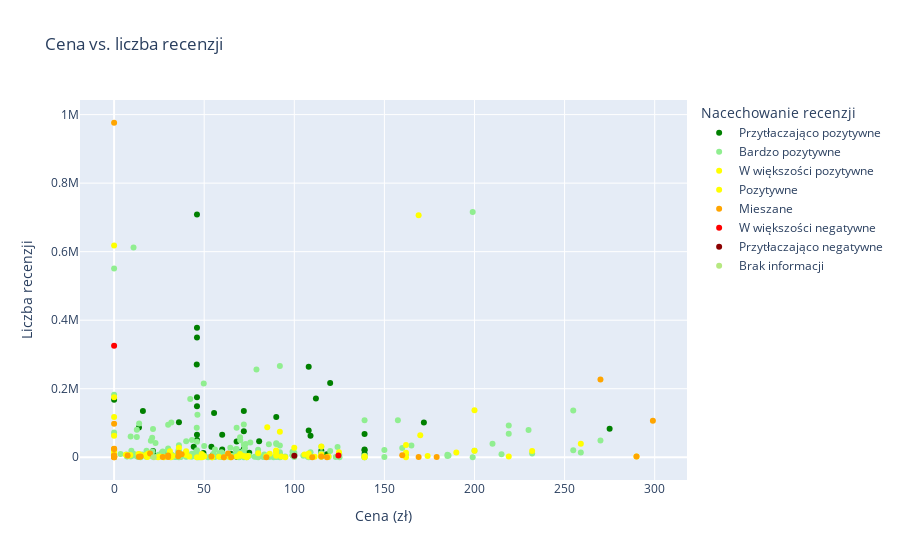

Here is the notebook cell this chart was saved with:
### Code cell
# 1. Zależność między ceną a liczbą recenzji

import plotly.express as px

# Ustalamy kolejność nacechowania recenzji od najbardziej pozytywnych do najmniej pozytywnych
category_order = ['Przytłaczająco pozytywne', 'Bardzo pozytywne', 'W większości pozytywne', 'Pozytywne', 'Mieszane', 'W większości negatywne', 'Przytłaczająco negatywne']

# Tworzymy wykres
fig = px.scatter(df, x='Cena', y='Liczba recenzji', color='Nacechowanie recenzji',
                 title='Cena vs. liczba recenzji', labels={'Cena': 'Cena (zł)', 'Liczba recenzji': 'Liczba recenzji'},
                 hover_data=['Tytuł'],
                 category_orders={'Nacechowanie recenzji': category_order},
                 color_continuous_scale='RdYlGn',  # Ustawienie palety kolorów
                 color_discrete_map={'Przytłaczająco pozytywne': 'green', 'Bardzo pozytywne': 'lightgreen', 
                                     'W większości pozytywne': 'yellow', 'Pozytywne': 'yellow', 
                                     'Mieszane': 'orange', 'W większości negatywne': 'red', 'Przytłaczająco negatywne': 'darkred'})

# Wyświetlamy wykres
fig.show()

### Figure 1 — Plotly figure (JSON) as saved in the notebook; plotly's stock layout.template omitted (floating-point values rounded to 4 significant figures; data arrays with more than 128 entries replaced by an {"elided": "..."} marker saying what was removed)
{"data": [{"customdata": [["Subnautica"], ["Detroit: Become Human"], ["RimWorld"], ["Lethal Company"], ["DOOM"], ["Stray"], ["Caves of Qud"], ["Brotato"], ["Outer Wilds"], ["Beat Saber"], ["Mouthwashing"], ["The Planet Crafter"], ["Life is Strange - Episode 1"], ["Warhammer 40,000: Dawn of War - Anniversary Edition"], ["Deep Rock Galactic"], ["Severed Steel"], ["Creeper World 4"], ["Half-Life: Alyx"], ["Oxygen Not Included"], ["Left 4 Dead 2"], ["Abiotic Factor"], ["Cosmoteer: Starship Architect & Commander"], ["STEINS;GATE 0"], ["Nine Sols"], ["DRAMAtical Murder"], ["Titanfall® 2"], ["STEINS;GATE"], ["SpaceEngine"], ["Roboquest"], ["Portal"], ["Portal 2"], ["CRUEL"], ["shapez 2"], ["The Forgotten City"], ["SANABI"], ["Creeper World 3: Arc Eternal"], ["Turing Complete"], ["Beyond Citadel"], ["Kenshi"], ["Anomaly Agent"], ["Papers, Please"], ["Half-Life 2"], ["The Walking Dead"], ["Universe Sandbox"], ["The Talos Principle 2"], ["Dyson Sphere Program"], ["I Was a Teenage Exocolonist"], ["Dishonored"], ["METAL GEAR RISING: REVENGEANCE"], ["Half-Life"], ["Nova Drift"], ["Left 4 Dead"], ["Opus Magnum"], ["Machinarium"], ["Minds Beneath Us"], ["S.T.A.L.K.E.R.: Call of Pripyat"], ["Cruelty Squad"], ["Misao - 2024 HD Remaster"], ["Mars First Logistics"], ["Alien Shooter"], ["Kerbal Space Program"], ["Spaceflight Simulator"], ["MULLET MADJACK"], ["Worldless"], ["VA-11 Hall-A: Cyberpunk Bartender Action"]], "hovertemplate": "Nacechowanie recenzji=Przytłaczająco pozytywne<br>Cena (zł)=%{x}<br>Liczba recenzji=%{y}<br>Tytuł=%{customdata[0]}<extra></extra>", "legendgroup": "Przytłaczająco pozytywne", "marker": {"color": "green", "symbol": "circle"}, "mode": "markers", "name": "Przytłaczająco pozytywne", "orientation": "v", "showlegend": true, "type": "scatter", "x": [45.86, 55.49, 112.0, 45.99, 15.99, 71.99, 118.1, 13.79, 59.99, 139.0, 59.99, 80.49, 0, 19.99, 108.0, 8.99, 35.99, 275.0, 89.99, 45.99, 115.0, 44.99, 24.99, 139.0, 55.19, 119.9, 21.59, 115, 70.39, 45.99, 45.99, 34.99, 64.99, 28.74, 44.19, 17.81, 71.99, 67.99, 108.0, 54.99, 45.99, 45.99, 67.99, 139.0, 139.0, 71.99, 115.0, 44.99, 109, 35.99, 49.59, 45.99, 91.99, 74.99, 91.99, 71.99, 71.99, 36.79, 68.99, 22.99, 171.9, 59.99, 58.49, 53.99, 53.99], "xaxis": "x", "y": [270717, 129446, 171314, 378091, 134704, 134727, 9023, 87149, 65580, 67651, 22283, 46357, 167844, 7856, 263856, 5207, 4032, 83075, 117237, 708227, 18747, 9910, 6040, 20696, 3076, 216599, 18353, 11165, 15797, 148579, 349169, 550, 9137, 9035, 30831, 3864, 3517, 1300, 78325, 7468, 65893, 175083, 45901, 22357, 10534, 75847, 3310, 11155, 62838, 102094, 12054, 50603, 4699, 13218, 2280, 23818, 18019, 2029, 1044, 3361, 101395, 5591, 5724, 924, 30979], "yaxis": "y"}, {"customdata": {"elided": "226x1 str values"}, "hovertemplate": "Nacechowanie recenzji=Bardzo pozytywne<br>Cena (zł)=%{x}<br>Liczba recenzji=%{y}<br>Tytuł=%{customdata[0]}<extra></extra>", "legendgroup": "Bardzo pozytywne", "marker": {"color": "lightgreen", "symbol": "circle"}, "mode": "markers", "name": "Bardzo pozytywne", "orientation": "v", "showlegend": true, "type": "scatter", "x": {"elided": "226 float values"}, "xaxis": "x", "y": {"elided": "226 int values"}, "yaxis": "y"}, {"customdata": [["HELLDIVERS™ 2"], ["Once Human"], ["ICARUS"], ["Frostpunk 2"], ["Fallout 76"], ["Dying Light 2 Stay Human: Reloaded Edition"], ["Snowbreak: Containment Zone"], ["Warhammer 40,000: Darktide"], ["Dead Island 2"], ["Dune: Spice Wars"], ["Ostranauts"], ["Crossout"], ["Destiny 2"], ["New Cycle"], ["IDUN"], ["Metro Awakening"], ["Iron Harvest"], ["Tom Clancy’s The Division® 2"], ["Empire of the Ants"], ["Far Cry® New Dawn"], ["Infection Free Zone"], ["Battlefleet Gothic: Armada 2"], ["Halo Infinite"], ["MechWarrior 5: Clans"], ["Tower of Fantasy"], ["Distant Worlds 2"], ["Warhammer 40,000: Chaos Gate - Daemonhunters"], ["The Ascent"], ["Star Trucker"], ["Gears Tactics"], ["Star Wars Outlaws"], ["Age of Water"], ["Hidden Deep"], ["Phantasy Star Online 2 New Genesis"], ["Homeworld: Deserts of Kharak"], ["Horizon Zero Dawn™ Remastered"], ["The Last of Us™ Part I"], ["CryoFall"], ["Dark Sky"], ["Warhammer 40,000: Inquisitor - Martyr"], ["Mass Effect: Andromeda - ulepszenie Deluxe"], ["Surviving the Aftermath"], ["IXION"], ["Urban Strife"], ["Twelve Minutes"], ["Dustwind"], ["Will To Live Online"], ["Revival: Recolonization"], ["Dead Space™ 3"], ["The Crust"], ["Master of Orion"], ["Crysis Remastered"], ["Occupy Mars: The Game"], ["Deadside"], ["Among Us VR"], ["Ghosts of Tabor"], ["Rick and Morty: Virtual Rick-ality"], ["Fort Solis"], ["OVRLRD"], ["Thief"], ["Survivors of the Dawn"], ["XCOM®: Chimera Squad"], ["Torment: Tides of Numenera"], ["Red Faction Guerrilla Re-Mars-tered"], ["Star Trek Online"], ["After the Fall®"], ["The Surge"], ["Phoenix Point"], ["Silica"], ["STAR WARS™ Battlefront"], ["Elite Dangerous"], ["DUCKSIDE"], ["Space Simulation Toolkit"], ["The Surge 2"], ["Reverse Collapse: Code Name Bakery"], ["X4: Foundations"], ["Scars Above"], ["Deadlight"], ["Star Dynasties"], ["ENDLESS™ Space - Definitive Edition"], ["The Leviathan's fantasy"], ["Generation Zero®"]], "hovertemplate": "Nacechowanie recenzji=W większości pozytywne<br>Cena (zł)=%{x}<br>Liczba recenzji=%{y}<br>Tytuł=%{customdata[0]}<extra></extra>", "legendgroup": "W większości pozytywne", "marker": {"color": "yellow", "symbol": "circle"}, "mode": "markers", "name": "W większości pozytywne", "orientation": "v", "showlegend": true, "type": "scatter", "x": [169, 0, 162.0, 124.8, 169.9, 200.0, 0, 84.99, 105.6, 86.34, 73.59, 0, 0, 49.99, 61.19, 111.3, 19.01, 39.97, 118.3, 35.98, 79.99, 13.99, 0, 174.0, 0, 92.79, 48.59, 31, 74.24, 49.17, 289.9, 64.5, 32.39, 0, 17.99, 219, 259, 7.99, 27.59, 232.0, 189.9, 139.0, 162.0, 162.0, 39.99, 31.49, 0, 139.0, 69.9, 119, 89.99, 108.0, 115.0, 115.0, 17.99, 115.0, 108.0, 58.17, 95, 89.9, 18.49, 89.9, 31.24, 84.48, 0, 41.69, 6.49, 89.99, 71.99, 69.9, 91.99, 67.99, 64.39, 14.99, 115.0, 200.0, 25.34, 13.49, 48.78, 8.99, 24.41, 99.99], "xaxis": "x", "y": [706413, 117775, 35431, 14948, 64469, 137460, 7038, 87431, 7998, 10237, 1531, 62777, 617922, 1881, 206, 1786, 10660, 17357, 631, 27725, 11394, 8557, 174780, 3830, 10471, 2380, 9677, 17561, 3644, 6737, 2207, 1898, 3494, 23737, 7324, 2413, 39626, 4517, 37, 18096, 13861, 2902, 12960, 163, 6691, 296, 17258, 319, 9624, 1884, 6995, 11110, 1947, 31402, 2288, 7774, 2088, 1673, 34, 16525, 569, 19735, 1948, 3012, 19809, 2325, 7656, 4499, 3892, 4383, 74276, 1974, 302, 6259, 4144, 18621, 1947, 9237, 364, 6511, 52, 27375], "yaxis": "y"}, {"customdata": [["Planetiles"], ["SACRIFICE VILLAINS"], ["Infest"], ["Super Roboy"], ["Mini Mini Golf Golf"]], "hovertemplate": "Nacechowanie recenzji=Pozytywne<br>Cena (zł)=%{x}<br>Liczba recenzji=%{y}<br>Tytuł=%{customdata[0]}<extra></extra>", "legendgroup": "Pozytywne", "marker": {"color": "yellow", "symbol": "circle"}, "mode": "markers", "name": "Pozytywne", "orientation": "v", "showlegend": true, "type": "scatter", "x": [45.99, 73.59, 54.39, 54.39, 47.99], "xaxis": "x", "y": [48, 17, 14, 17, 25], "yaxis": "y"}, {"customdata": [["Apex Legends™"], ["The First Descendant"], ["War Robots"], ["Battlefield™ 2042"], ["ENDLESS™ Dungeon"], ["Stay Out"], ["Build Master: MarsVille"], ["Warhammer 40,000: Dawn of War III"], ["Warhammer 40,000: Warpforge"], ["Watch Dogs®: Legion"], ["Hyper Light Breaker"], ["Anno 2205™"], ["SYNDUALITY Echo of Ada"], ["Outpost: Infinity Siege"], ["Echocalypse: The Scarlet Covenant"], ["Warhammer The Horus Heresy: Legions"], ["FINAL FANTASY VII EVER CRISIS"], ["Avatar: Frontiers of Pandora™"], ["Battlefleet Gothic: Armada"], ["DOOM VFR"], ["FREEDOM WARS Remastered"], ["Capes"], ["Starfield"], ["Stargate: Timekeepers"], ["White Sands"], ["Left to Survive: Shooter PVP"], ["Necromunda: Hired Gun"], ["Anno 2070™"], ["Road 96: Mile 0"], ["ANOTHER EDEN"], ["One Lonely Outpost"], ["Vigor"], ["Serum"], ["Infinite Lagrange"], ["Life Not Supported"], ["StarMade"], ["Aquatico"]], "hovertemplate": "Nacechowanie recenzji=Mieszane<br>Cena (zł)=%{x}<br>Liczba recenzji=%{y}<br>Tytuł=%{customdata[0]}<extra></extra>", "legendgroup": "Mieszane", "marker": {"color": "orange", "symbol": "circle"}, "mode": "markers", "name": "Mieszane", "orientation": "v", "showlegend": true, "type": "scatter", "x": [0, 0, 0, 269.9, 35.6, 0, 0, 35.8, 0, 37.48, 115.0, 159.9, 169, 63.24, 0, 0, 0, 289.9, 7.49, 14.75, 179, 84.5, 299, 118.1, 110.0, 0, 29.99, 19.97, 13.74, 0, 29.99, 0, 64.99, 0, 60.89, 53.99, 26.99], "xaxis": "x", "y": [976249, 97782, 24994, 227036, 2648, 24049, 182, 13017, 2531, 8947, 2406, 5662, 751, 10843, 240, 2831, 2660, 2398, 4875, 2164, 943, 342, 106827, 166, 26, 384, 5295, 11131, 1340, 1813, 432, 5854, 179, 817, 133, 2180, 748], "yaxis": "y"}, {"customdata": [["Overwatch® 2"], ["Homeworld 3"]], "hovertemplate": "Nacechowanie recenzji=W większości negatywne<br>Cena (zł)=%{x}<br>Liczba recenzji=%{y}<br>Tytuł=%{customdata[0]}<extra></extra>", "legendgroup": "W większości negatywne", "marker": {"color": "red", "symbol": "circle"}, "mode": "markers", "name": "W większości negatywne", "orientation": "v", "showlegend": true, "type": "scatter", "x": [0, 124.5], "xaxis": "x", "y": [325520, 4929], "yaxis": "y"}, {"customdata": [["Command & Conquer™ 4 Tyberyjski zmierzch"]], "hovertemplate": "Nacechowanie recenzji=Przytłaczająco negatywne<br>Cena (zł)=%{x}<br>Liczba recenzji=%{y}<br>Tytuł=%{customdata[0]}<extra></extra>", "legendgroup": "Przytłaczająco negatywne", "marker": {"color": "darkred", "symbol": "circle"}, "mode": "markers", "name": "Przytłaczająco negatywne", "orientation": "v", "showlegend": true, "type": "scatter", "x": [100], "xaxis": "x", "y": [4076], "yaxis": "y"}, {"customdata": [["Airships: Lost Flotilla"]], "hovertemplate": "Nacechowanie recenzji=Brak informacji<br>Cena (zł)=%{x}<br>Liczba recenzji=%{y}<br>Tytuł=%{customdata[0]}<extra></extra>", "legendgroup": "Brak informacji", "marker": {"color": "#B6E880", "symbol": "circle"}, "mode": "markers", "name": "Brak informacji", "orientation": "v", "showlegend": true, "type": "scatter", "x": [22], "xaxis": "x", "y": [0], "yaxis": "y"}], "layout": {"legend": {"title": {"text": "Nacechowanie recenzji"}, "tracegroupgap": 0}, "title": {"text": "Cena vs. liczba recenzji"}, "xaxis": {"anchor": "y", "domain": [0, 1], "title": {"text": "Cena (zł)"}}, "yaxis": {"anchor": "x", "domain": [0, 1], "title": {"text": "Liczba recenzji"}}}}
